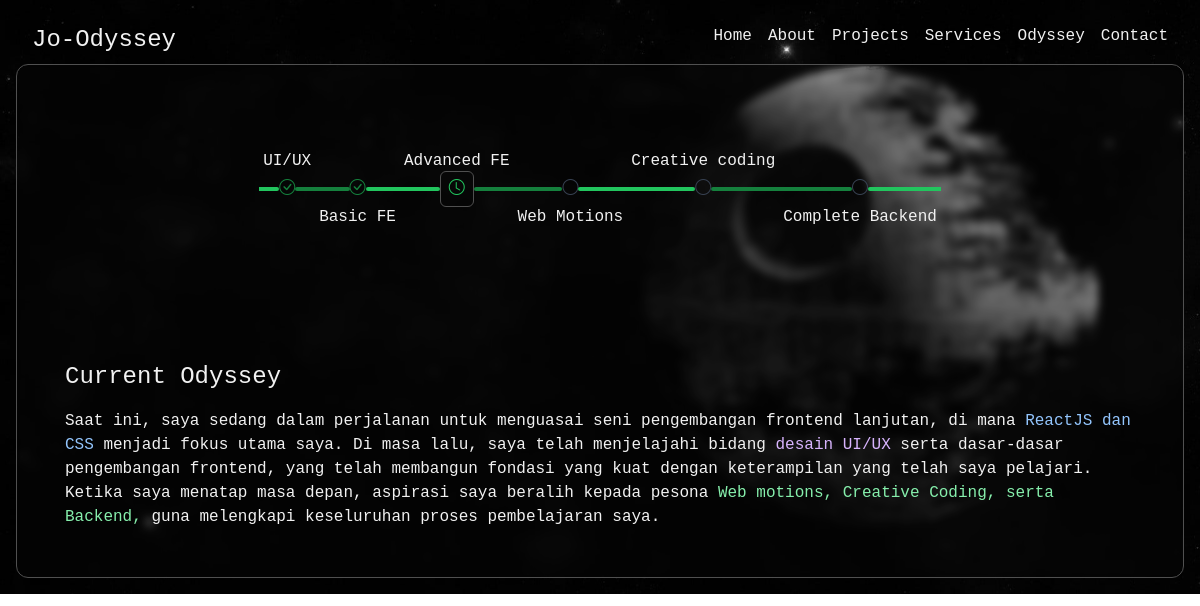
Page /pages/Odyssey.php on the committed database.
### tables this page shows
CREATE TABLE `timeline` (
  `id` int NOT NULL,
  `title` varchar(255) NOT NULL,
  `tooltip` varchar(255) DEFAULT NULL,
  `status` enum('Done','Present','Soon') NOT NULL
);

### pages/Odyssey.php (the view, shortened to what this page needs)
<?php
  include '../connection.php';
  $sql = "SELECT title, tooltip, status FROM timeline";
  $result = $conn->query($sql);
?>
<!DOCTYPE html>
<html lang="en">
  <head>
    <link href="../index.css" rel="stylesheet">
    <link href="./fonts.css" rel="stylesheet">
    <link href="https://cdn.jsdelivr.net/npm/daisyui@4.12.13/dist/full.min.css" rel="stylesheet" type="text/css" />
    <script src="https://cdn.tailwindcss.com"></script>
    <link rel="stylesheet" href="https://cdn.jsdelivr.net/npm/bootstrap-icons@1.8.1/font/bootstrap-icons.css">
  </head>
  <body>
    <div class="mx-auto p-4 ">
      <nav class="flex justify-between gap-4 px-4 lg:my-2 my-4">
        <h1 class="text-2xl font-mono text-[#f1f1f1] ">Jo-Odyssey</h1>
        <ul class="flex gap-4 font-mono">
          <li><a href="../Home.php">Home</a></li>
          <li><a href="./About.php">About</a></li>
          <li><a href="./Projects.php">Projects</a></li>
          <li><a href="./Services.php">Services</a></li>
          <li><a href="#">Odyssey</a></li>
          <li><a href="./Contact.php">Contact</a></li>
        </ul>
      </nav>
      <div class="border border-[#505050] w-full bg-[#101010] bg-opacity-20 rounded-xl backdrop-blur-sm">
        <div class="justify-center flex py-20  ">
          <ul class="timeline font-mono">
            <?php
              if ($result->num_rows > 0) {
                $isStart = true;
                while ($row = $result->fetch_assoc()) {
                  if ($row['status'] === 'Done') {
                      $icon = '<i class="bi-check-circle text-green-700 h-5 w-5"></i>';
                  } elseif ($row['status'] === 'Present') {
                      $icon = '<i class="bi bi-clock text-green-500 loading-icon"></i>';
                  } else {
                      $icon = '<i class="bi-circle text-gray-700"></i>';
                  }
                  if ($isStart) {
                      echo '
                      <li>
                        <hr class="bg-green-500"/>
                          <div class="timeline-start">' . htmlspecialchars($row['title']) . '</div>
                          <div class="timeline-middle">' . $icon . '</div>
                          <hr class="bg-green-700" />
                      </li>';
                  } else {
                      echo '
                      <li>
                          <hr class="bg-green-700" />
                          <div class="timeline-middle">' . $icon . '</div>
                          <div class="timeline-end">' . htmlspecialchars($row['title']) . '</div>
                          <hr class="bg-green-500" />
                      </li>';
                  }
                  $isStart = !$isStart;
                }
              } else {
                  echo "<li>No timeline data found.</li>";
              }
            ?>
          </ul>
        </div>
        <div class="m-12 font-mono space-y-4">
          <h1 class="text-[#f1f1f1] text-2xl"> Current Odyssey</h1>
          <p>Saat ini, saya sedang dalam perjalanan untuk menguasai seni pengembangan frontend lanjutan, di mana <span class="text-blue-300"> ReactJS dan CSS </span> menjadi fokus utama saya. Di masa lalu, saya telah menjelajahi bidang <span class="text-purple-300"> desain UI/UX </span> serta dasar-dasar pengembangan frontend, yang telah membangun fondasi yang kuat dengan keterampilan yang telah saya pelajari.
            Ketika saya menatap masa depan, aspirasi saya beralih kepada pesona <span class="text-green-300">  Web motions, Creative Coding, serta Backend, </span> guna melengkapi keseluruhan proses pembelajaran saya.</p>
        </div>
      </div>
    </div>
  </body>
</html>

### index.css (style rules this page uses)
h1, h2, h3, p, li, a { color: #f1f1f1; }
body { background-image: url(./assets/images/Death_Star.jpg); background-attachment:scroll; background-size: cover; background-position: center; background-repeat: no-repeat; }
.loading-icon { animation: spin 1s ease-out infinite; }
.bi { border-width: 1px; padding:0.5rem; border-color: #505050; border-radius: 0.375rem ; }

### rows in the picture
timeline: title "UI/UX", status "Done" (drawn)
timeline: status "Done" (drawn), title "Basic FE"
timeline: title "Advanced FE", status "Present" (drawn)
timeline: status "Soon" (drawn), title "Web Motions"
timeline: title "Creative coding", status "Soon" (drawn)
timeline: status "Soon" (drawn), title "Complete Backend"
